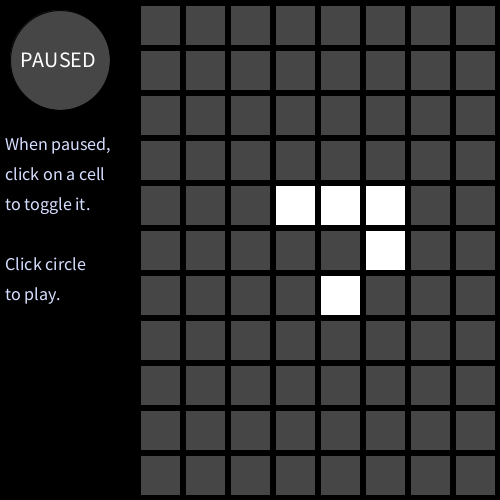
Frame 1 (no input)
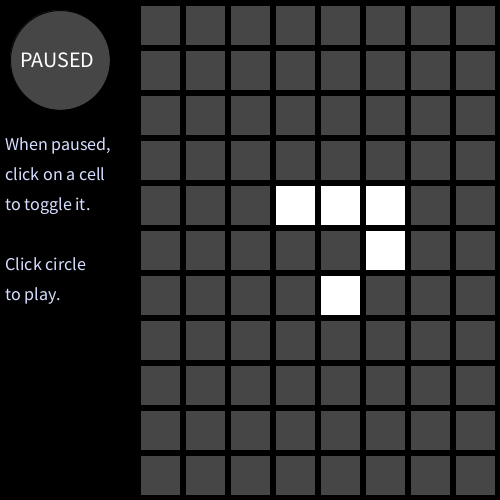
Frame 60 (the mouse pressed at the canvas centre just before this capture)
Frame 120 (the mouse held since frame 60 and released just before this capture): identical to frame 60, image omitted

The Processing sketch that drew these frames (run headless with seeded random() and noise(); from frame 60 on, the mouse is pressed at the canvas centre):

// Processing sketch: processing_100854
// ── processing_100854.pde

import java.util.*;

ArrayList<Box> Boxlist;
boolean[][] state, newstate;
boolean update;
color ON, OFF, INST;
int gridwidth, gridheight, gridxoffset, gridyoffset, boxwidth, boxgap, framesper, framecount;
Button button;

void setup() {
  size(500,500);
  background(0);
  frameRate(30);
  ellipseMode(CENTER);
  textSize(22);
  
  ON = color(255,255,255);
  OFF = color(70,70,70);
  INST = color(#D6DEFF);
 
  update = false;
  
  gridwidth = 8;
  gridheight = 11;
  gridxoffset = 140;
  gridyoffset = 5;
  boxwidth = 40;
  boxgap = 5;
  framesper = 20;
  framecount = 0;
  
  Boxlist = new ArrayList<Box>();
  state = new boolean[gridwidth][gridheight];
  newstate = new boolean[gridwidth][gridheight];
  button = new Button(60,60,100);
  
  for(int i = 0; i < gridwidth * gridheight; i++) {
    int ix = i % gridwidth;
    int iy = (int)(i / gridwidth);
    int x = ix * (boxwidth + boxgap) + gridxoffset;
    int y = iy * (boxwidth + boxgap) + gridyoffset;
    Boxlist.add(new Box(ix, iy, x, y, boxwidth));
  }
  
  state[3][4] = true;
  state[4][4] = true;
  state[5][4] = true;
  state[5][5] = true;
  state[4][6] = true;
}

void draw() {
  background(0);
  
  if(update) {
    framecount++;
    if(framecount == framesper) {
       framecount = 0;
       updateCells(); 
    }
  }
  
  button.draw();
  for(Box box : Boxlist)  
    box.draw();
    
  fill(INST);
  textSize(18);
  text("When paused, ", 5, 150);
  text("click on a cell", 5, 180);
  text("to toggle it.", 5, 210);
  text("Click circle", 5, 270);
  text("to play.", 5, 300);
}

void mouseClicked() {
  if(!update)
    for(Box box : Boxlist) 
      if(box.mouseOver()) break;
      
  button.mouseOver();
}

void updateCells() {
  for (int x = 0; x < gridwidth; x++) { 
    for (int y = 0; y < gridheight; y++) {
      int count = neighbors(x, y);
      if((count == 2 || count == 3 ) && state[x][y] == true) newstate[x][y] = true;
      if(count == 3 && state[x][y] == false) newstate[x][y]= true;
    }
  } 
  
  state = newstate;
  newstate = new boolean[gridwidth][gridheight];
}

int neighbors(int x, int y) {
  int result = 0;
   //top left
   if(state[(x + gridwidth - 1) % gridwidth][(y + 1) % gridheight]) result++; 
   //top center
   if(state[x][(y + 1) % gridheight]) result++;  
   //top right
   if(state[(x + 1) % gridwidth][(y + 1) % gridheight]) result++;  
   //right cener
   if(state[(x + 1) % gridwidth][y]) result++;  
   //bottom right
   if(state[(x + 1) % gridwidth][(y + gridheight - 1) % gridheight]) result++;  
   //bottom center
   if(state[x][(y + gridheight - 1) % gridheight]) result++;  
   //bottom left
   if(state[(x + gridwidth - 1) % gridwidth][(y + gridheight - 1) % gridheight]) result++; 
   //left center
   if(state[(x + gridwidth - 1) % gridwidth][y]) result++;
   
   return result;
}
class Box {
  int ix, iy, x, y, s;
  
  Box(int IX, int IY, int X, int Y, int S) {
    ix = IX;
    iy = IY;
    x = X;
    y = Y;
    s = S;
  }
  
  void toggle() {
    state[ix][iy] = !state[ix][iy];
  }
  
  void draw() {
    if(state[ix][iy]) fill(ON);
    else fill(OFF);
    rect(x, y, s, s);
  }
  
  boolean mouseOver() {
    if(mouseX >= x && mouseX <= x + s && 
      mouseY >= y && mouseY <= y + s) {
      this.toggle();
      return true;
    }
    else return false;
  }
}

class Button{
 int x, y;
 float r;
 
  Button(int X, int Y, float R) {
    x = X;
    y = Y;
    r = R;
  }
  
  void draw() {
    if(update) {
      fill(ON);
      ellipse(x, y, r, r);
      fill(OFF);
      textSize(22);
      text("PLAYING", x - 45, y + 7 ); 
    } else {
      fill(OFF);
      ellipse(x, y, r, r);
      fill(ON);
      textSize(22);
      text("PAUSED", x - 40, y + 7 ); 
    }
  }
  
  void mouseOver() {
    float distance = sqrt((mouseX - x) * (mouseX - x) + (mouseY - y) * (mouseY - y));
    if(distance < (r / 2)) update = !update;
  }
}
